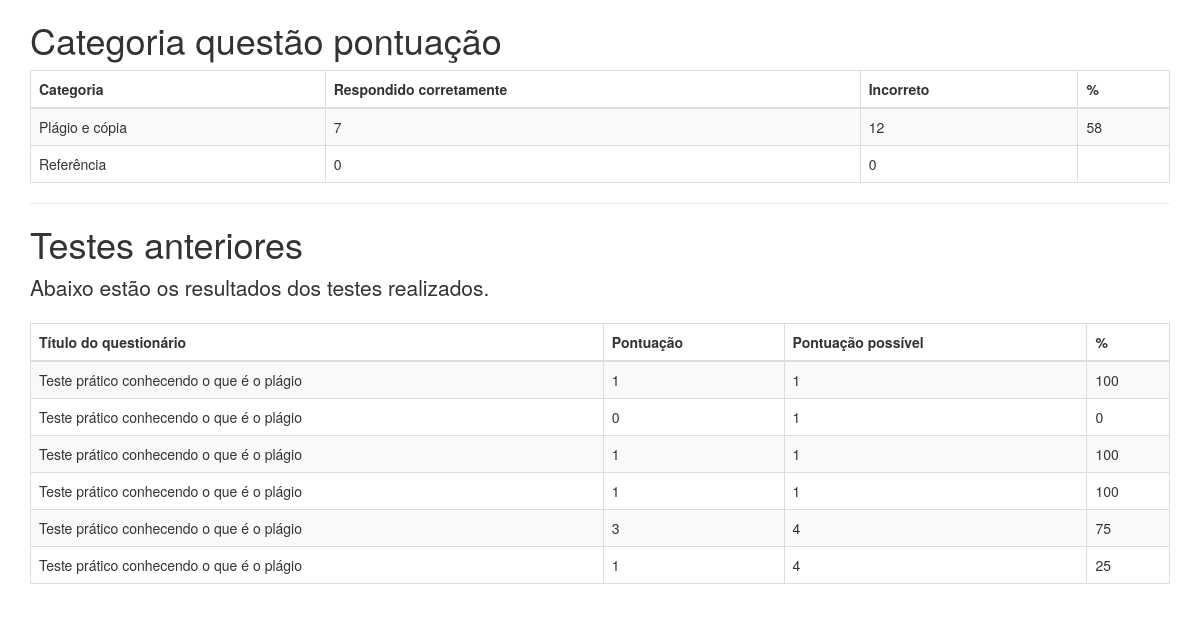
/quiz/progress/ (signed in), run on the app's committed database.
### django_quiz/quiz/models.py (models this page shows, shortened)
@python_2_unicode_compatible
class Category(models.Model):
    category = models.CharField(
        verbose_name=_("Categoria"),
        max_length=250, blank=True,
        unique=True, null=True)
    objects = CategoryManager()
    class Meta:
        verbose_name = _("Categoria")
        verbose_name_plural = _("Categorias")

class Sitting(models.Model):
    user = models.ForeignKey(settings.AUTH_USER_MODEL, verbose_name=_("Usuário"), on_delete=models.PROTECT)
    quiz = models.ForeignKey(Quiz, verbose_name=_("Quiz"), on_delete=models.PROTECT)
    question_order = models.CharField(
        max_length=1024,
        verbose_name=_("Ordem das questões"),
        validators=[validate_comma_separated_integer_list])
    question_list = models.CharField(
        max_length=1024,
        verbose_name=_("Lista das questões"),
        validators=[validate_comma_separated_integer_list])
    incorrect_questions = models.CharField(
        max_length=1024,
        blank=True,
        verbose_name=_("Questões incorretas"),
        validators=[validate_comma_separated_integer_list])
    current_score = models.IntegerField(verbose_name=_("Pontuação atual"))
    complete = models.BooleanField(default=False, blank=False,
                                   verbose_name=_("Completa"))
    user_answers = models.TextField(blank=True, default='{}',
                                    verbose_name=_("Resposta do usuário"))
    start = models.DateTimeField(auto_now_add=True,
                                 verbose_name=_("Iniciar"))
    end = models.DateTimeField(null=True, blank=True, verbose_name=_("Fim"))
    objects = SittingManager()
    class Meta:
        permissions = (("view_sittings", _("Visualizar testes concluídos.")),)
    def _question_ids(self):
        return [int(n) for n in self.question_order.split(',') if n]
    @property
    def get_percent_correct(self):
        dividend = float(self.current_score)
        divisor = len(self._question_ids())
        if divisor < 1:
            return 0            # prevent divide by zero error
        if dividend > divisor:
            return 100
        correct = int(round((dividend / divisor) * 100))
        if correct >= 1:
            return correct
        else:
            return 0
    @property
    def get_max_score(self):
        return len(self._question_ids())

@python_2_unicode_compatible
class Quiz(models.Model):
    title = models.CharField(
        verbose_name=_("Título"),
        max_length=60, blank=False)
    description = models.TextField(
        verbose_name=_("Descrição"),
        blank=True, help_text=_("Descrição do questionário"))
    url = models.SlugField(
        max_length=60, blank=False,
        help_text=_("Uma URL amigável"),
        verbose_name=_("Uma URL amigável"))
    category = models.ForeignKey(
        Category, null=True, blank=True,
        verbose_name=_("Categoria"), on_delete=models.PROTECT)
    random_order = models.BooleanField(
        blank=False, default=False,
        verbose_name=_("Ordem aleatória"),
        help_text=_("Exibe as peguntas em"
                    "uma ordem aleatória ou como eles "
                    "estão setados?"))
    max_questions = models.PositiveIntegerField(
        blank=True, null=True, verbose_name=_("Questões Max"),
        help_text=_("Número de perguntas a serem respondidas em cada tentativa."))
    answers_at_end = models.BooleanField(
        blank=False, default=False,
        help_text=_("A resposta correta NÃO é mostrada após a pergunta ."
                    " Respostas exibidas no final."),
        verbose_name=_("Respostas no final"))
    exam_paper = models.BooleanField(
        blank=False, default=False,
        help_text=_("Se sim o resultado de cada"
                    " tentativa do usuário será"
                    " armazenado. Necessário marcação"),
        verbose_name=_("Resultado teste"))
    single_attempt = models.BooleanField(
        blank=False, default=False,
        help_text=_("Se sim, apenas uma tentativa por"
                    " usuário será permitida"
                    " Não usuários não poderam fazer este teste."),
        verbose_name=_("Tentativa única"))
    pass_mark = models.SmallIntegerField(
        blank=True, default=0,
        verbose_name=_("Marca de aprovação"),
        help_text=_("Porcentagem necessária para passar no teste."),
        validators=[MaxValueValidator(100)])
    success_text = models.TextField(
        blank=True, help_text=_("Exibido se o usuário for aprovado."),
        verbose_name=_("Texto de sucesso"))
    fail_text = models.TextField(
        verbose_name=_("Texto de falha"),
        blank=True, help_text=_("Exibido se o usuário falhar"))
    draft = models.BooleanField(
        blank=True, default=False,
        verbose_name=_("Draft"),
        help_text=_("Se sim o questionário não é exibido"
                    " na lista de perguntas e só pode ser"
                    " visualizada por usuários que podem editar"
                    " os testes."))
    class Meta:
        verbose_name = _("Quiz")
        verbose_name_plural = _("Quizzes")

### django_quiz/quiz/views.py (the view)
class QuizUserProgressView(TemplateView):
    template_name = 'progress.html'
    @method_decorator(login_required)
    def dispatch(self, request, *args, **kwargs):
        return super(QuizUserProgressView, self)\
            .dispatch(request, *args, **kwargs)
    def get_context_data(self, **kwargs):
        context = super(QuizUserProgressView, self).get_context_data(**kwargs)
        progress, c = Progress.objects.get_or_create(user=self.request.user)
        context['cat_scores'] = progress.list_all_cat_scores
        context['exams'] = progress.show_exams()
        return context

### django_quiz/quiz/models.py (called while the page is built)
    def show_exams(self):
        return Sitting.objects.filter(user=self.user, complete=True)

### django_quiz/build/lib/quiz/templates/progress.html (shortened to what this page needs)
{% extends "base.html" %}
{% load i18n %}
{% load quiz_tags %}
{% block content %}
  {% if cat_scores %}
  <h1>{% trans "Categoria questão pontuação" %}</h1>
  <table class="table table-bordered table-striped">
	<thead>
	  <tr>
		<th>{% trans "Categoria" %}</th>
		<th>{% trans "Respondido corretamente" %}</th>
		<th>{% trans "Incorreto" %}</th>
		<th>%</th>
	  </tr>
	</thead>
	<tbody>
	  {% for cat, value in cat_scores.items %}
	  <tr>
		<td>{{ cat }}</td>
		<td>{{ value.0 }}</td>
		<td>{{ value.1 }}</td>
		<td>{{ value.2 }}</td>
	  </tr>
	  {% endfor %}
	</tbody>
  </table>
  {% endif %}
  {% if exams %}
  <hr>
  <h1>{% trans "Testes anteriores" %}</h1>
  <p class="lead">
	{% trans "Abaixo estão os resultados dos testes realizados." %}
  </p>
  <table class="table table-bordered table-striped">
	<thead>
	  <tr>
		<th>{% trans "Título do questionário" %}</th>
		<th>{% trans "Pontuação" %}</th>
		<th>{% trans "Pontuação possível" %}</th>
		<th>%</th>
	  </tr>
	</thead>
	<tbody>
	  {% for exam in exams %}
	  <tr>
		<td>{{ exam.quiz.title }}</td>
		<td>{{ exam.current_score }}</td>
		<td>{{ exam.get_max_score }}</td>
		<td>{{ exam.get_percent_correct }}</td>
	  </tr>
	  {% endfor %}
	</tbody>
  </table>
  {% endif %}
{% endblock %}

### django_quiz/build/lib/quiz/templates/base.html (shortened to what this page needs)
{% load i18n %}
<!DOCTYPE html>
<html xmlns:fb="http://www.facebook.com/2008/fbml" xmlns="http://www.w3.org/1999/xhtml" xml:lang="en" lang="en" dir="ltr">
<head>
<link rel="stylesheet" href="//netdna.bootstrapcdn.com/bootstrap/3.1.1/css/bootstrap.min.css">
</head>
<body>
<div class="container">
{% block content %}
{% endblock %}
</div>
</body>
</html>

### data on the page
Category: cat_scores "Plágio e cópia"
Category: cat_scores "Referência"
Sitting: quiz "Teste prático conhecendo o que é o plágio", current_score "1", get_max_score "1", get_percent_correct "100"
Sitting: quiz "Teste prático conhecendo o que é o plágio", current_score "0", get_max_score "1", get_percent_correct "0"
Sitting: quiz "Teste prático conhecendo o que é o plágio", current_score "1", get_max_score "1", get_percent_correct "100"
Sitting: quiz "Teste prático conhecendo o que é o plágio", current_score "1", get_max_score "1", get_percent_correct "100"
Sitting: quiz "Teste prático conhecendo o que é o plágio", current_score "3", get_max_score "4", get_percent_correct "75"
Sitting: quiz "Teste prático conhecendo o que é o plágio", current_score "1", get_max_score "4", get_percent_correct "25"

### other printed values
{{ value.0 }} "7" "0"
{{ value.1 }} "12" "0"
{{ value.2 }} "58"
